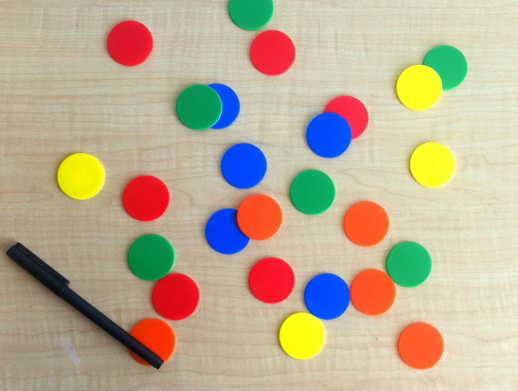
#> input picture images/chips.png, 518 x 391 px, found by its file name
$ jupyter execute --allow-errors 'PROVA PRATICA QUESTAO 1.ipynb'
#> lines starting #> are read from the running program, lines starting #| are printed output that depends on the picture; after the words box and inside, x2 and y2 are one past the last pixel; in counts of white or black regions, pixels touching at a corner belong together
[cell 1]
import cv2
import numpy as np
import matplotlib.pyplot as plt

**Questão 1** O arquivo ```sinc(x).png``` apresenta o gráfico da função $f(x) = \dfrac{\sin(\pi x)}{(\pi x)}$.
Desenvolva o código usando apenas numpy que gera uma imagem $300\times 300$ que implementa a função ```sinc(x,y)``` em 2D e cujos valores são escalonados para a faixa ```uint8```, ie., $[0,255]$ como apresentado no arquivo ```sinc(x)-2d.png```.

[cell 2]
import numpy as np
import matplotlib.pyplot as plt

# Função sinc 2D
def sinc(x, y):
    r = np.sqrt(x**2 + y**2)
    return np.sinc(r)

# Tamanho da imagem
width, height = 300, 300

# Intervalo para x e y
x = np.linspace(-5, 5, width)
y = np.linspace(-5, 5, height)

# Criar uma grade de coordenadas (x, y)
x, y = np.meshgrid(x, y)

# Calcular os valores da função sinc 2D
z = sinc(x, y)

# Escalonar os valores para o intervalo uint8 [0, 255]
scaled_z = ((z - z.min()) / (z.max() - z.min()) * 255).astype(np.uint8)

# Salvar a imagem
plt.imshow(scaled_z, cmap='gray')
plt.axis('off')
plt.savefig('sinc_2d.png', bbox_inches='tight', pad_inches=0)
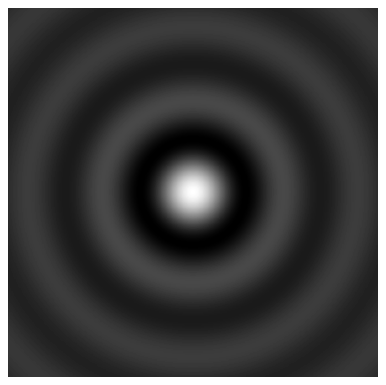
#> figure drawn by matplotlib, 1 panel
#> further down, input_image is the input picture: shape (391, 518, 3); mean B, G, R 148.1, 173.3, 188.3
plt.show()

**Questão 2** Desenvolva um código que aprimore a visualização da imagem ```sheep.png```

[cell 3]
src = cv2.imread('prova/img/sheep.png', cv2.IMREAD_GRAYSCALE)

def melhora_visualizacao(src):
    gamma = 0.12
    gamma = gamma if gamma > 0 else 0.1
    invGamma = 1.0 / gamma

    table = np.array([((i / 255.0) ** invGamma) * 255
		for i in np.arange(0, 256)]).astype("uint8")

    return cv2.LUT(src, table)

#> (the rest of this cell did not finish here and is left out)

**Questão 4** Cada uma das 20 imagens da lua presentes na pasta ```.noises/``` foi corrompida por um ruído aditivo Gaussiano de média nula e um certo desvio padrão. Desenvolva um código que visa remover esse ruído para que o resultado se assemelhe à imagem ```.noises/result.png```.

[cell 4]
src = cv2.imread('prova/noises/f_noisy_19.png', cv2.IMREAD_GRAYSCALE)

#> (the rest of this cell did not finish here and is left out)

**Questão 5** Deseja-se eliminar o _background_ da imagem ```chips.png``` para que sejam segmentados somente os objetos, i.e., os _chips_. Desenvolva o código que imlementa essa funcionalidade para que seja obtido um resultado semelhante à imagem ```chips-only.png```.

[cell 5]
def segment_color(img, color):

#> called with color = 'back'
    color_ranges = {
        'back': (np.array([0, 100, 100]), np.array([200, 255, 255])),
    }

    hsv_img = cv2.cvtColor(img, cv2.COLOR_BGR2HSV)
#> hsv_img: shape (391, 518, 3); mean H, S, V 36, 83.3, 203.9

    lower_bound, upper_bound = color_ranges['back']

    mask = cv2.inRange(hsv_img, lower_bound, upper_bound)
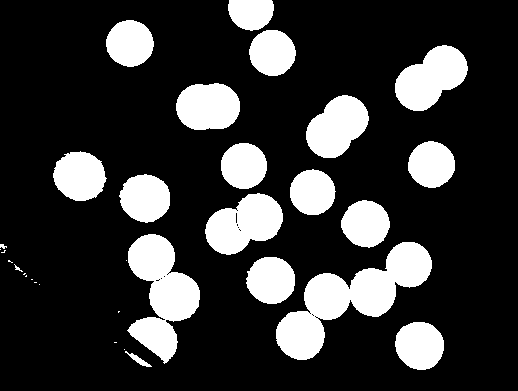
#> mask: shape (391, 518); 21% white; 32 white regions (12 under 20 px), largest, box (x1, y1, x2, y2) and area: (276, 242, 432, 360) 7009, (127, 234, 200, 364) 5084, (205, 193, 283, 255) 3172

    segmented_chips = cv2.bitwise_and(img, img, mask=mask)
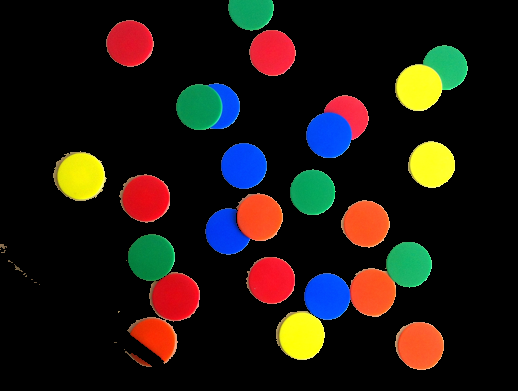
#> segmented_chips: shape (391, 518, 3); mean B, G, R 18.5, 24.4, 32

    return segmented_chips, mask

input_image = cv2.imread('prova/img/chips.png')

target_color = 'back'

segmented_chips, mask = segment_color(input_image, target_color)

plt.figure(figsize=(10, 5))
plt.subplot(1, 2, 1)
plt.imshow(cv2.cvtColor(input_image, cv2.COLOR_BGR2RGB))
plt.title('Original Image')
plt.subplot(1, 2, 2)
plt.imshow(cv2.cvtColor(segmented_chips, cv2.COLOR_BGR2RGB))
plt.title('Segmented Chips')
plt.show()
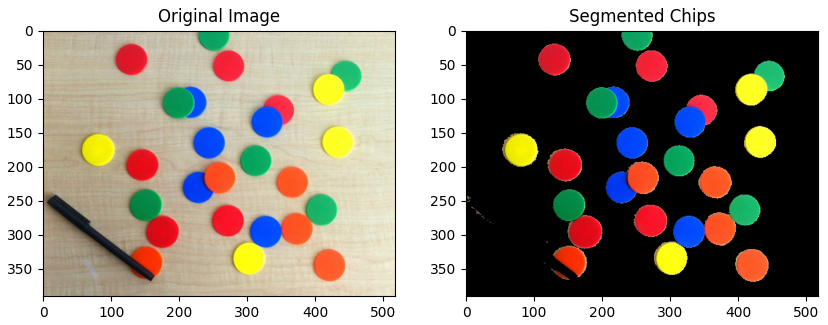
#> figure drawn by matplotlib, 2 panels
